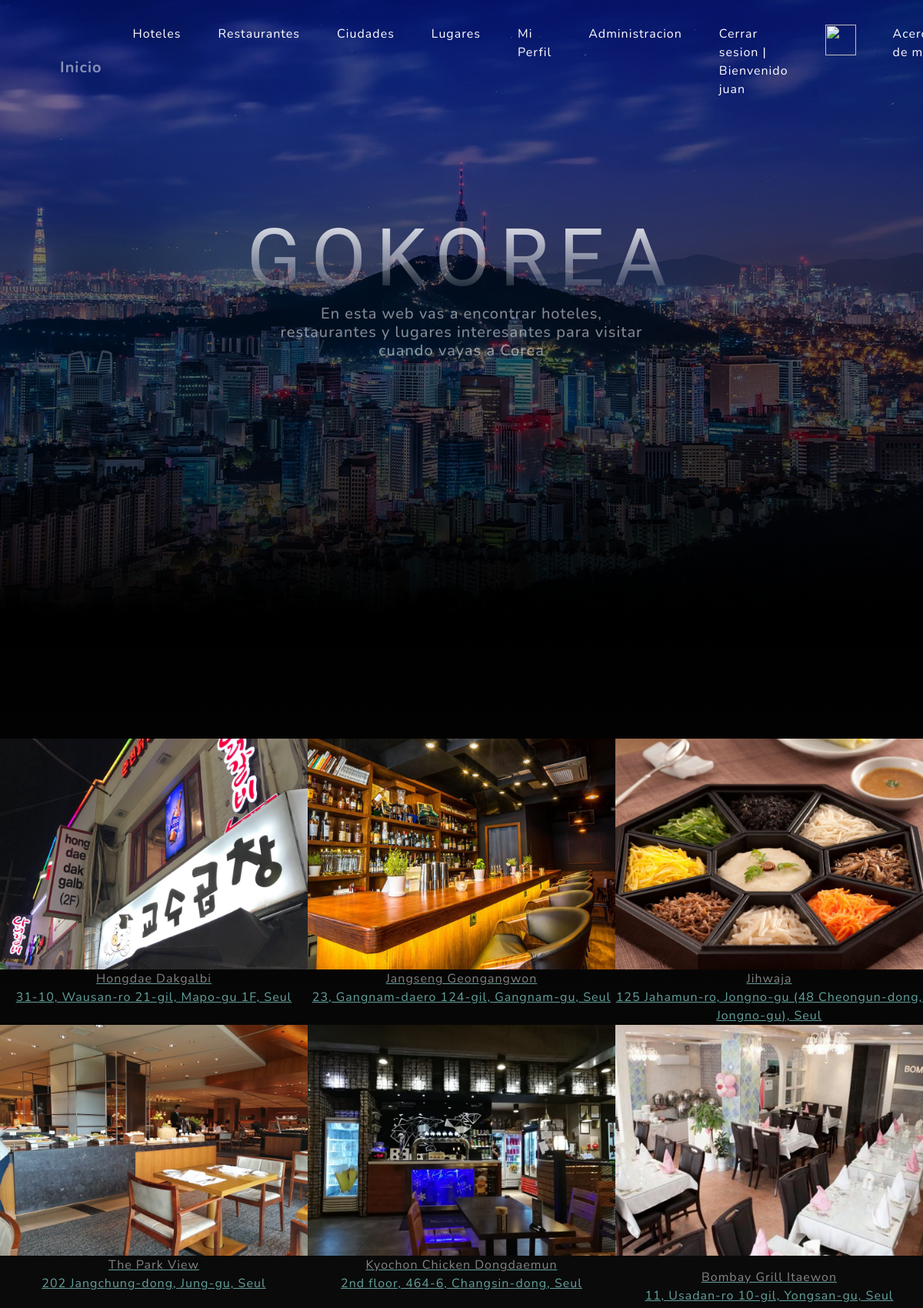
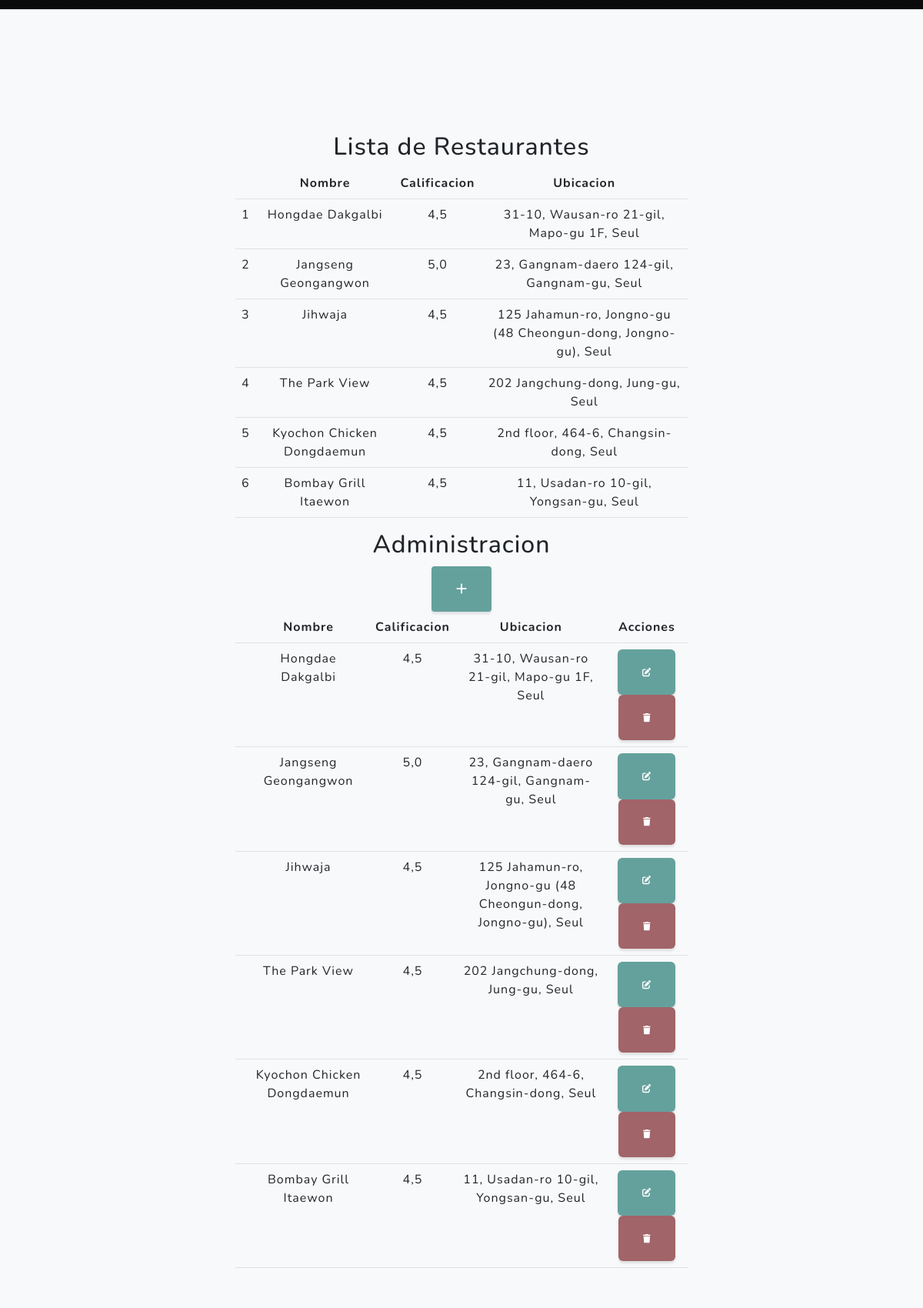
The page /app/restaurantes/ (signed in, upper part) on the database its author committed (2 pictures, top to bottom).
### app/models.py (models this page shows, shortened)
class Restaurante(models.Model):
    nombre = models.CharField(max_length=50)
    ubicacion = models.CharField(max_length=50)
    calificacion = models.FloatField()

### app/views.py (the view)
# urls.py: path('restaurantes/', RestauranteList.as_view(), name="restaurantes"),
class RestauranteList(LoginRequiredMixin, ListView):
    model = Restaurante

### app/templates/app/restaurante_list.html
{% extends 'app/index.html' %}
{% load static %}
{% block cuerpo %}
<section class="about-section text-center" id="cuerpo">
<div id="portfolio">
    <div class="container-fluid p-0">
        <div class="row g-0">
            <div class="col-lg-4 col-sm-6">
                <a class="portfolio-box" href="https://www.tripadvisor.es/Restaurant_Review-g294197-d7132369-Reviews-Hongdae_Dakgalbi-Seoul.html#MAPVIEW" title="Hongdae Dakgalbi">
                    <img class="img-fluid" src="{% static 'app/assets/img/HongdaeDakgalbi.jpg' %}" alt="..." />
                    <div class="portfolio-box-caption">
                        <div class="project-category text-white-50">Hongdae Dakgalbi</div>
                        <div class="project-name">31-10, Wausan-ro 21-gil, Mapo-gu 1F, Seul</div>
                    </div>
                </a>
            </div>
            <div class="col-lg-4 col-sm-6">
                <a class="portfolio-box" href="https://www.tripadvisor.es/Restaurant_Review-g294197-d17423735-Reviews-Jangseng_Geongangwon-Seoul.html#MAPVIEW" title="Jangseng Geongangwon">
                    <img class="img-fluid" src="{% static 'app/assets/img/JangsengGeongangwon.jpg' %}" alt="..." />
                    <div class="portfolio-box-caption">
                        <div class="project-category text-white-50">Jangseng Geongangwon</div>
                        <div class="project-name">23, Gangnam-daero 124-gil, Gangnam-gu, Seul</div>
                    </div>
                </a>
            </div>
            <div class="col-lg-4 col-sm-6">
                <a class="portfolio-box" href="https://www.tripadvisor.es/Restaurant_Review-g294197-d10257443-Reviews-Jihwaja-Seoul.html#MAPVIEW" title="Jihwaja">
                    <img class="img-fluid" src="{% static 'app/assets/img/Jihwaja.jpg' %}" alt="..." />
                    <div class="portfolio-box-caption">
                        <div class="project-category text-white-50">Jihwaja</div>
                        <div class="project-name">125 Jahamun-ro, Jongno-gu (48 Cheongun-dong, Jongno-gu), Seul</div>
                    </div>
                </a>
            </div>
            <div class="col-lg-4 col-sm-6">
                <a class="portfolio-box" href="https://www.tripadvisor.es/Restaurant_Review-g294197-d3616586-Reviews-The_Park_View-Seoul.html#MAPVIEW" title="The Park View">
                    <img class="img-fluid" src="{% static 'app/assets/img/TheParkView.jpg' %}" alt="..." />
                    <div class="portfolio-box-caption">
                        <div class="project-category text-white-50">The Park View</div>
                        <div class="project-name">202 Jangchung-dong, Jung-gu, Seul</div>
                    </div>
                </a>
            </div>
            <div class="col-lg-4 col-sm-6">
                <a class="portfolio-box" href="https://www.tripadvisor.es/Restaurant_Review-g294197-d4030459-Reviews-Kyochon_Chicken_Dongdaemun_1-Seoul.html#MAPVIEW" title = "Kyochon Chicken Dongdaemun">
                    <img class="img-fluid" src="{% static 'app/assets/img/KyochonChickenDongdaemun.jpg' %}" alt="..." />
                    <div class="portfolio-box-caption">
                        <div class="project-category text-white-50">Kyochon Chicken Dongdaemun</div>
                        <div class="project-name">2nd floor, 464-6, Changsin-dong, Seul</div>
                    </div>
                </a>
            </div>
            <div class="col-lg-4 col-sm-6">
                <a class="portfolio-box" href="https://www.tripadvisor.es/Restaurant_Review-g294197-d13923426-Reviews-Bombay_Grill_Itaewon-Seoul.html#MAPVIEW" title="Bombay Grill Itaewon">
                    <img class="img-fluid" src="{% static 'app/assets/img/BombayGrillItaewon.jpg' %}" alt="..." />
                    <div class="portfolio-box-caption p-3">
                        <div class="project-category text-white-50">Bombay Grill Itaewon</div>
                        <div class="project-name">11, Usadan-ro 10-gil, Yongsan-gu, Seul</div>
                    </div>
                </a>
            </div>
        </div>
    </div>
</div>
<section class="projects-section bg-light" id="projects">
    <div class="row justify-content-center">
        <div class="col-lg-6">
            <h2>Lista de Restaurantes</h2>
            <table class="table">
                <thead>
                    <tr>
                        <th></th>
                        <th>Nombre</th>
                        <th>Calificacion</th>
                        <th>Ubicacion</th>
                    </tr>
                </thead>
                <tbody>
                {% for restaurante in restaurante_list %}
                    <tr>
                        <td>{{ restaurante.id }}</td>
                        <td>{{ restaurante.nombre }}</td>
                        <td>{{ restaurante.calificacion }}</td>
                        <td>{{ restaurante.ubicacion }}</td>
                    </tr>
                {% endfor %}
                </tbody>
            </table>
            {% if user.is_authenticated and user.is_superuser %}
                <h2>Administracion </h2> <a
                href="{% url 'crear_restaurante' %}"
                class="btn btn-primary btn-sm"
                ><i class="fa fa-plus fa-lg" title="New Record"> </i>
                </a>
                <table class="table">
                    <thead>
                        <tr>
                            <th></th>
                            <th>Nombre </th>
                            <th>Calificacion</th>
                            <th>Ubicacion</th>
                            <th>Acciones</th>
                        </tr>
                    </thead>
                    <tbody>
                    {% for restaurante in restaurante_list %}
                        <tr>
                            <td>{{ restaurantel.id }}</td>
                            <td>{{ restaurante.nombre }}</td>
                            <td>{{ restaurante.calificacion }}</td>
                            <td>{{ restaurante.ubicacion }}</td>
                            <td>
                                <a
                                href="{% url 'restaurante_update' restaurante.id %}"
                                class="btn btn-primary"
                                style="--bs-btn-padding-y: .25rem; --bs-btn-padding-x: .5rem; --bs-btn-font-size: .75rem;"
                                ><i class="fa fa-edit fa-sm" title="Edit Record"></i>
                                </a>
                                <a
                                href="{% url 'borrar_restaurante' restaurante.id %}"
                                class="btn btn-danger"
                                style="--bs-btn-padding-y: .25rem; --bs-btn-padding-x: .5rem; --bs-btn-font-size: .75rem;"
                                ><i class="fa fa-trash fa-sm" title="Delete Record"></i>
                                </a>
                            </td>
                        </tr>
                    {% endfor %}
                    </tbody>
                </table>
            {% endif %}
        </div>
</section>
{% endblock cuerpo %}

### app/templates/app/index.html (shortened to what this page needs)
<!DOCTYPE html>
<html lang="en">
    <head>
        {% load static %}
        <link href="{% static 'app/css/styles.css' %}" rel="stylesheet" />
    </head>
    <body id="page-top">
        <nav class="navbar navbar-expand-lg navbar-light fixed-top" id="mainNav">
            <div class="container px-4 px-lg-5">
                <a class="navbar-brand" href="{% url 'index' %}">Inicio</a>
                <div class="collapse navbar-collapse" id="navbarResponsive">
                    <ul class="navbar-nav ms-auto">
                        {% if user.is_authenticated %}
                            <li class="nav-item"><a class="nav-link" href="{% url 'hoteles' %}"><p style="color: white">Hoteles</p></a></li>
                            <li class="nav-item"><a class="nav-link" href="{% url 'restaurantes' %}"><p style="color: white">Restaurantes</p></a></li>
                            <li class="nav-item"><a class="nav-link" href="{% url 'ciudades' %}"><p style="color: white">Ciudades</p></a></li>
                            <li class="nav-item"><a class="nav-link" href="{% url 'lugares' %}"><p style="color: white">Lugares</p></a></li>
                            <li class="nav-item"><a class="nav-link" href="{% url 'editar_usuario' %}"><p style="color: white">Mi Perfil</p></a></li>
                            {% if user.is_authenticated and user.is_superuser %}
                            <li class="nav-item"><a class="nav-link" href="{% url 'admin:index' %}"><p style="color: white">Administracion</p></a></li>
                            {% endif %}
                            <li class="nav-item"><a class="nav-link" href="{% url 'logout' %}"><p style="color: white">Cerrar sesion | Bienvenido {{user.username}}</p></a></li>
                            <div>
                                <li class="nav-item"><a class="nav-link" href="{% url 'editar_avatar' %}"><img src="{{ request.session.avatar }}" height="40px" width="40px"></a></li>
                            </div>
                        {% else %}
                            <li class="nav-item"><a class="nav-link" href="{% url 'login' %}">Iniciar sesión</a></li>
                            <li class="nav-item"><a class="nav-link" href="{% url 'registro' %}">Registrarse</a></li>
                        {% endif %}
                        <li class="nav-item"><a class="nav-link" href="{% url 'acerca_de_mi' %}"><p style="color: white">Acerca de mi</p></a></li>
                    </ul>
                </div>
            </div>
        </nav>
        <header class="masthead">
            <div class="container px-4 px-lg-5 d-flex h-100 align-items-center justify-content-center">
                <div class="d-flex justify-content-center">
                    <div class="text-center">
                        <h1 class="mx-auto my-0 text-uppercase">GoKorea</h1>
                        <h2 class="text-white-50 mx-auto mt-2 mb-5">En esta web vas a encontrar hoteles, restaurantes y lugares interesantes para visitar cuando vayas a Corea</h2>
                    </div>
                </div>
            </div>
        </header>
            {% block cuerpo %}
            {% endblock cuerpo %}
    </body>
</html>

### rows shown on the page
Restaurante: id "1", nombre "Hongdae Dakgalbi", calificacion "4,5", ubicacion "31-10, Wausan-ro 21-gil, Mapo-gu 1F, Seul"
Restaurante: id "2", nombre "Jangseng Geongangwon", calificacion "5,0", ubicacion "23, Gangnam-daero 124-gil, Gangnam-gu, Seul"
Restaurante: id "3", nombre "Jihwaja", calificacion "4,5", ubicacion "125 Jahamun-ro, Jongno-gu (48 Cheongun-dong, Jongno-gu), Seul"
Restaurante: id "4", nombre "The Park View", calificacion "4,5", ubicacion "202 Jangchung-dong, Jung-gu, Seul"
Restaurante: id "5", nombre "Kyochon Chicken Dongdaemun", calificacion "4,5", ubicacion "2nd floor, 464-6, Changsin-dong, Seul"
Restaurante: id "6", nombre "Bombay Grill Itaewon", calificacion "4,5", ubicacion "11, Usadan-ro 10-gil, Yongsan-gu, Seul"

### other values the page prints
{{ user.username }} "juan"
